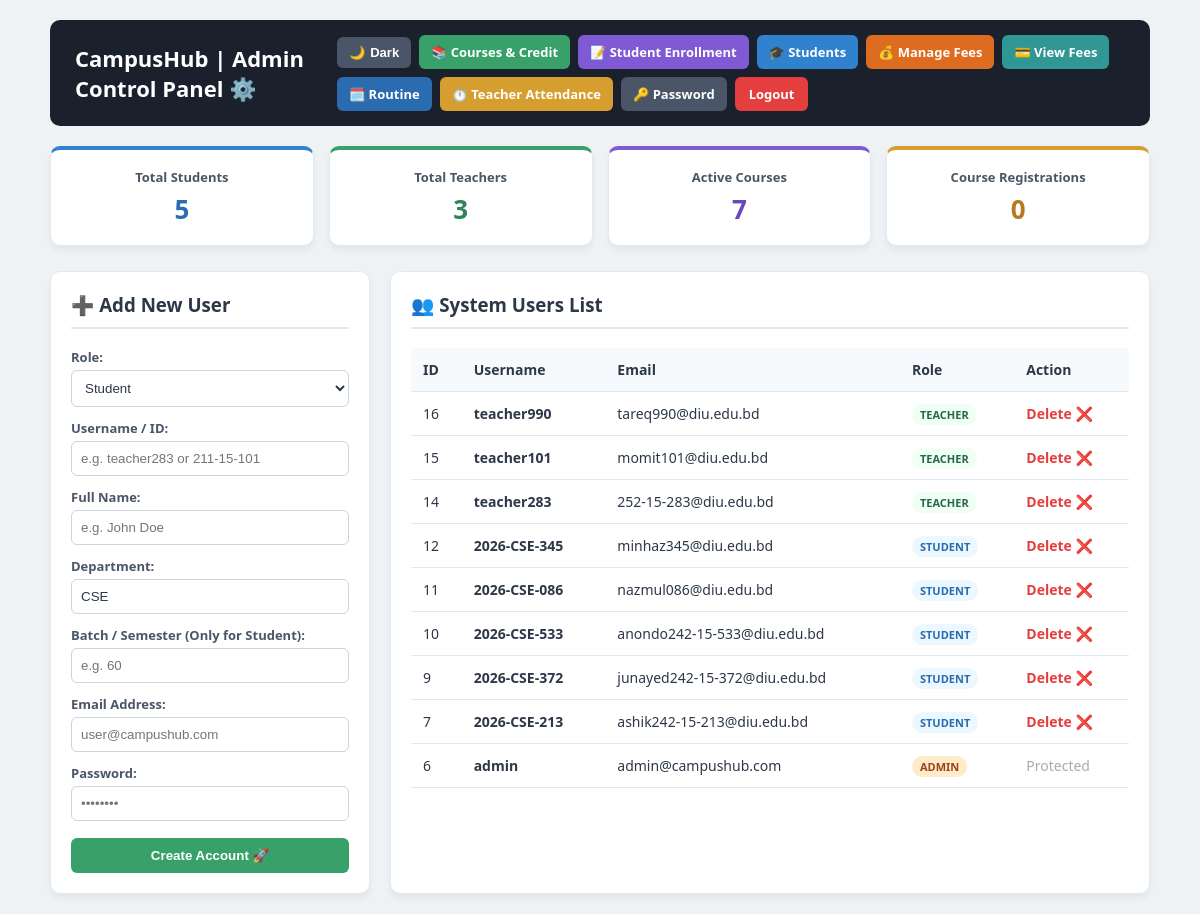
The page /admin_dashboard.php (signed in) on the database as committed earlier.
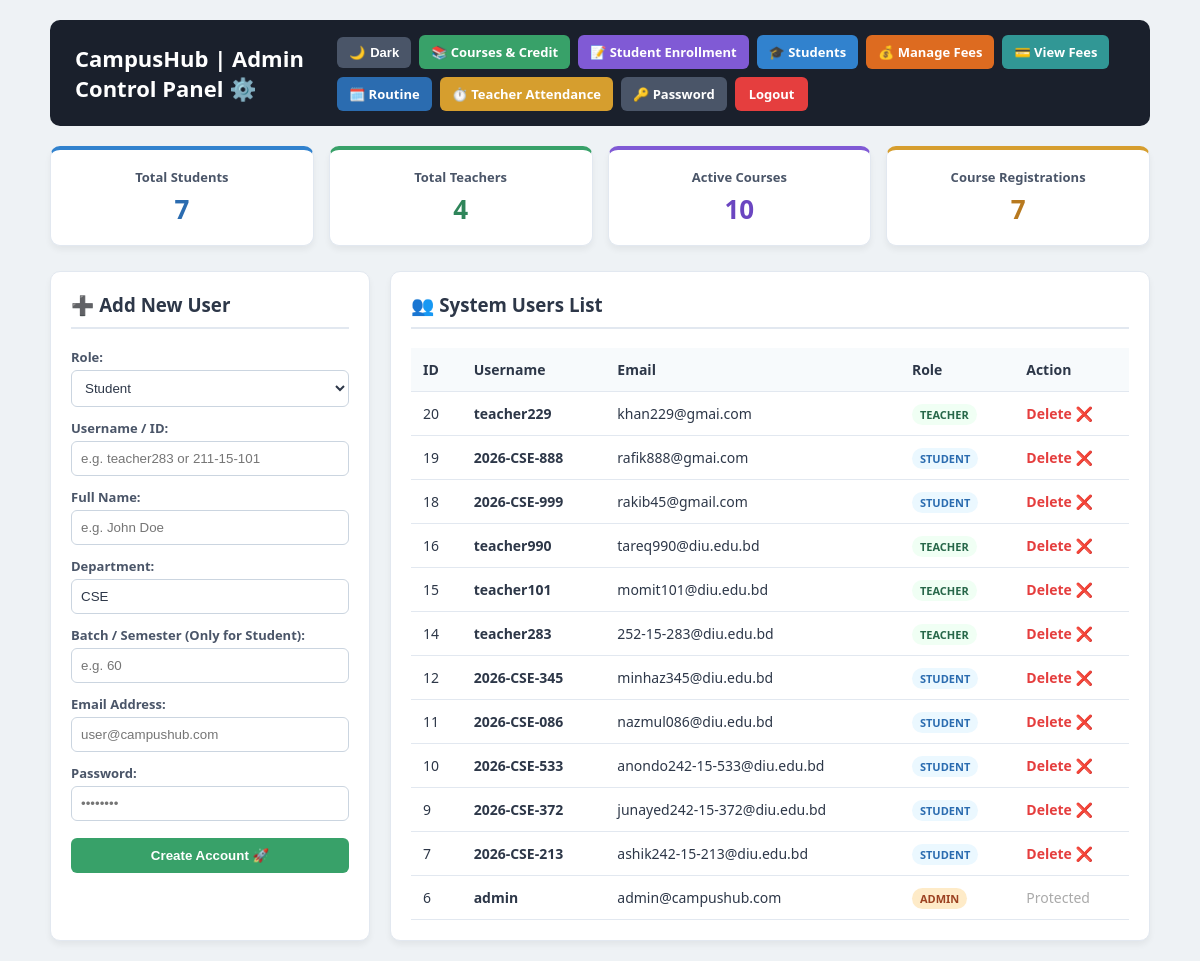
The same page on the database as committed later.
### tables this page shows
CREATE TABLE `users` (
  `id` int(11) NOT NULL,
  `username` varchar(50) NOT NULL,
  `email` varchar(100) DEFAULT NULL,
  `password` varchar(255) NOT NULL,
  `created_at` timestamp NOT NULL DEFAULT current_timestamp(),
  `role` varchar(20) NOT NULL DEFAULT 'student'
);

### admin_dashboard.php (the view, shortened to what the changed rows need)
<?php
require_once 'config.php';
$total_students = $conn->query("SELECT COUNT(*) as count FROM users WHERE role='student'")->fetch_assoc()['count'] ?? 0;
$total_teachers = $conn->query("SELECT COUNT(*) as count FROM users WHERE role='teacher'")->fetch_assoc()['count'] ?? 0;
$total_courses  = $conn->query("SELECT COUNT(*) as count FROM courses")->fetch_assoc()['count'] ?? 0;
$total_enrolls  = $conn->query("SELECT COUNT(*) as count FROM course_enrollments")->fetch_assoc()['count'] ?? 0;
$all_users = $conn->query("SELECT * FROM users ORDER BY id DESC");
?>
<!DOCTYPE html>
<html lang="en">
<head>
</head>
<body>
<div class="container">
    <div class="header">
        <h2>CampusHub | Admin Control Panel ⚙️</h2>
    </div>
    <div class="stats-grid">
        <div class="stat-card" style="border-top-color: #3182ce;">
            <div class="stat-label">Total Students</div>
            <div class="stat-number"><?php echo $total_students; ?></div>
        </div>
        <div class="stat-card" style="border-top-color: #38a169;">
            <div class="stat-label">Total Teachers</div>
            <div class="stat-number" style="color: #2f855a;"><?php echo $total_teachers; ?></div>
        </div>
        <div class="stat-card" style="border-top-color: #805ad5;">
            <div class="stat-label">Active Courses</div>
            <div class="stat-number" style="color: #6b46c1;"><?php echo $total_courses; ?></div>
        </div>
        <div class="stat-card" style="border-top-color: #d69e2e;">
            <div class="stat-label">Course Registrations</div>
            <div class="stat-number" style="color: #b7791f;"><?php echo $total_enrolls; ?></div>
        </div>
    </div>
    <div class="main-grid">
        <div class="card">
            <table>
                <thead>
                    <tr>
                        <th>ID</th>
                        <th>Username</th>
                        <th>Email</th>
                        <th>Role</th>
                        <th>Action</th>
                    </tr>
                </thead>
                <tbody>
                    <?php if ($all_users && $all_users->num_rows > 0): ?>
                        <?php while ($user = $all_users->fetch_assoc()): ?>
                            <tr>
                                <td><?php echo $user['id']; ?></td>
                                <td><b><?php echo htmlspecialchars($user['username']); ?></b></td>
                                <td><?php echo htmlspecialchars($user['email']); ?></td>
                                <td>
                                    <span class="role-badge role-<?php echo $user['role']; ?>">
                                        <?php echo $user['role']; ?>
                                    </span>
                                </td>
                                <td>
                                    <?php if ($user['role'] !== 'admin'): ?>
                                        <a href="admin_dashboard.php?delete_id=<?php echo $user['id']; ?>" class="btn-del" onclick="return confirm('Are you sure you want to delete this user?');">Delete ❌</a>
                                    <?php else: ?>
                                        <span style="color: #aaa;">Protected</span>
                                    <?php endif; ?>
                                </td>
                            </tr>
                        <?php endwhile; ?>
                    <?php else: ?>
                        <tr><td colspan="5">No users found.</td></tr>
                    <?php endif; ?>
                </tbody>
            </table>
        </div>
    </div>
</div>
</body>
</html>

Rows that differ between the two databases and show on the page:
added users: id "20", username "teacher229", email "khan229@gmai.com", role "TEACHER"
added users: id "19", username "2026-CSE-888", email "rafik888@gmai.com", role "STUDENT"
added users: id "18", username "2026-CSE-999", email "rakib45@gmail.com", role "STUDENT"
Other text that changed with them:
$total_students: "5" → "7"
$total_teachers: "3" → "4"
$total_courses: "7" → "10"
$total_enrolls: "0" → "7"
